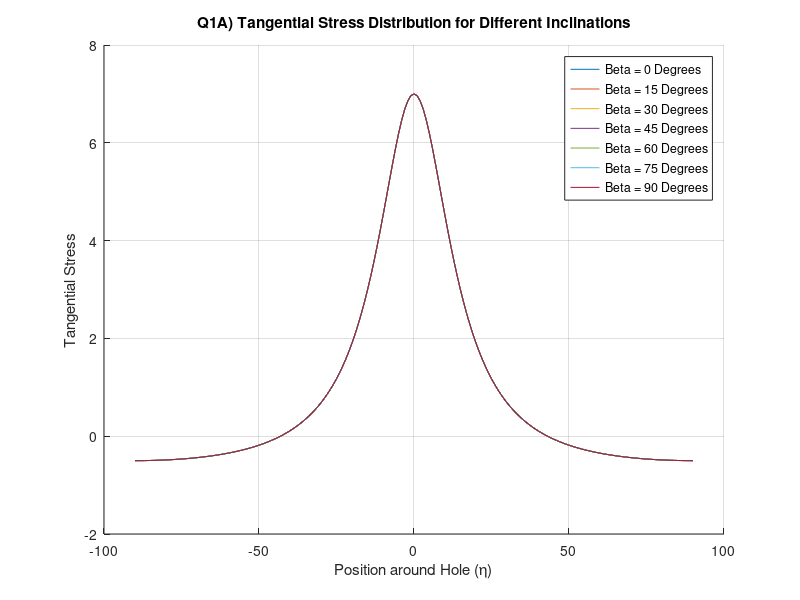
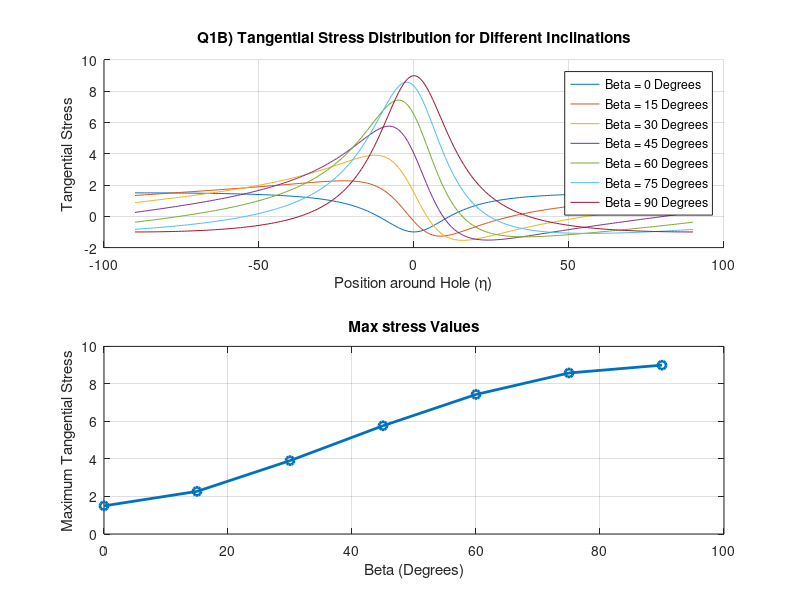
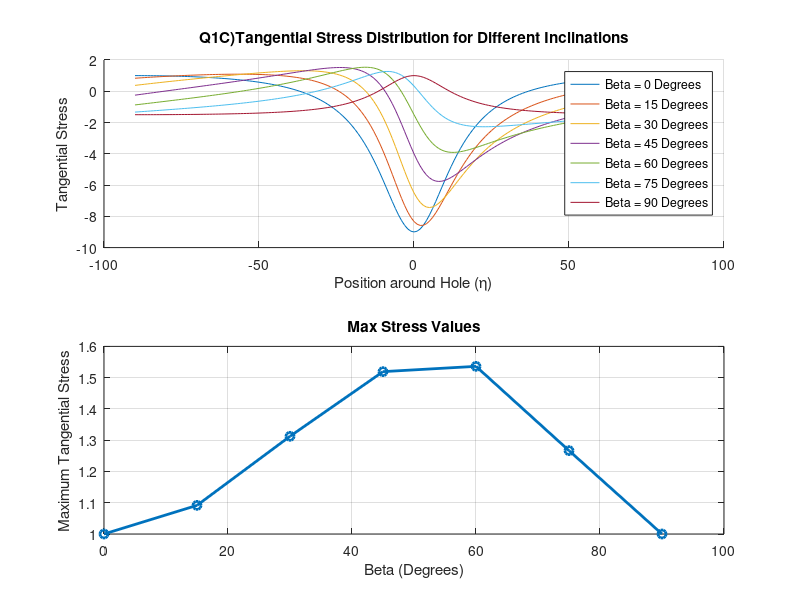
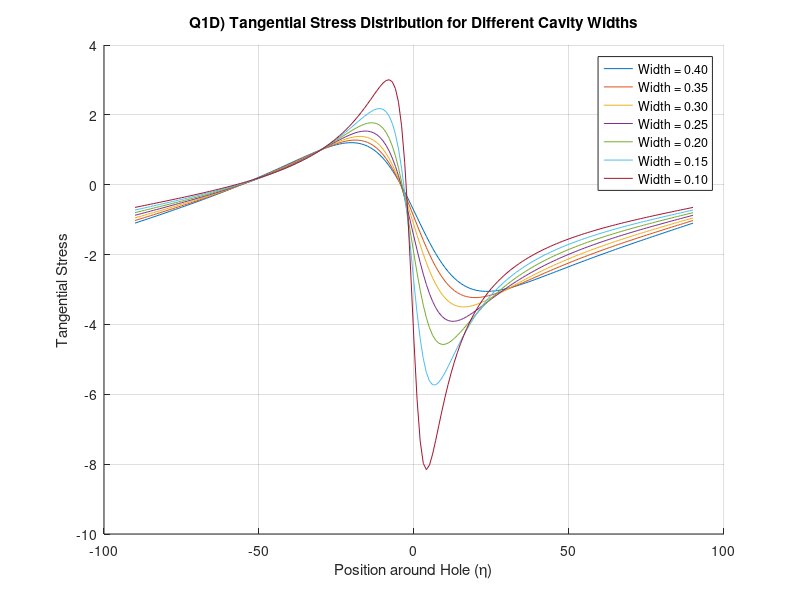

Source code (MATLAB) for these figures, in order:
% Question 1 A


% Parameters
sigma1 = 0;
sigma3 = 0;
P = 1; % Internal pressure
a = 1; % Half-length
b = 0.25; % Half-width
beta_range = 0:15:90; % Inclination angle range
eta_range = -90:1:90; % Position around the hole range

% Initialize the figure
figure;

% Plot the stress distributions for different inclinations
hold on;

for beta = beta_range
    % Calculate tangential stress
    tangential_stress = -P + ((sigma1 + sigma3 + 2*P) * 2*a*b ./ ((a^2 + b^2) - (a^2 - b^2) * cosd(2*eta_range))) - ...
        (((sigma1 - sigma3) * ((a + b)^2 * cosd(2*(beta - eta_range)) - (a^2 - b^2) * cosd(2*beta))) ./ ...
        ((a^2 + b^2) - (a^2 - b^2) * cosd(2*eta_range)));
    
    % Plot the tangential stress distribution
    plot(eta_range, tangential_stress, 'DisplayName', sprintf('Beta = %d Degrees', beta));
end

hold off;

% Label the axes and provide a legend
xlabel('Position around Hole (\eta)');
ylabel('Tangential Stress');
legend('show');

% Title and grid (optional)
title('Q1A) Tangential Stress Distribution for Different Inclinations');
grid on;

% Within the first set of parameters, there no remote stresses and an
% internal pressure of unit magnitude 1. This simplifies the tangential
% stress equation, because both numerators are a product of both remote
% stresses, so as they are set to zero, both numerators are zero. Since
% Beta, the inclination angle, is in the numerator, tangential stress does
% not vary with the inclination angle. 

%%
% Question 1 B

% Parameters
sigma1 = 1;
sigma3 = 0;
P = 0; % Internal pressure
a = 1; % Half-length
b = 0.25; % Half-width
beta_range = 0:15:90; % Inclination angle range
eta_range = -90:1:90; % Position around the hole range

% Initialize the figure
figure;

% First subplot: Tangential stress distribution for different inclinations
subplot(2,1,1); % 2 rows, 1 column, first subplot
hold on;

for beta = beta_range
    tangential_stress = -P + ((sigma1 + sigma3 + 2*P) * 2*a*b ./ ((a^2 + b^2) - (a^2 - b^2) * cosd(2*eta_range))) - ...
        (((sigma1 - sigma3) * ((a + b)^2 * cosd(2*(beta - eta_range)) - (a^2 - b^2) * cosd(2*beta))) ./ ...
        ((a^2 + b^2) - (a^2 - b^2) * cosd(2*eta_range)));
    
    plot(eta_range, tangential_stress, 'DisplayName', sprintf('Beta = %d Degrees', beta));
end

hold off;

xlabel('Position around Hole (\eta)');
ylabel('Tangential Stress');
legend('show');
title('Q1B) Tangential Stress Distribution for Different Inclinations');
grid on;

% Second subplot: Maximum tangential stress trend
subplot(2,1,2); % 2 rows, 1 column, second subplot

max_stresses = zeros(size(beta_range));
max_beta_values = zeros(size(beta_range));

for i = 1:length(beta_range)
    beta = beta_range(i);
    
    tangential_stress = -P + ((sigma1 + sigma3 + 2*P) * 2*a*b ./ ((a^2 + b^2) - (a^2 - b^2) * cosd(2*eta_range))) - ...
        (((sigma1 - sigma3) * ((a + b)^2 * cosd(2*(beta - eta_range)) - (a^2 - b^2) * cosd(2*beta))) ./ ...
        ((a^2 + b^2) - (a^2 - b^2) * cosd(2*eta_range)));
    
    [max_stress, max_index] = max(tangential_stress);
    max_eta_value = eta_range(max_index);
    
    max_stresses(i) = max_stress;
    max_beta_values(i) = beta;
end

plot(max_beta_values, max_stresses, 'o-', 'LineWidth', 2);
xlabel('Beta (Degrees)');
ylabel('Maximum Tangential Stress');
title('Max stress Values');
grid on;


%%

% Question 1 C

% Parameters
sigma1_c = 0;
sigma3_c = -1;
P_c = 0; % Internal pressure
a_c = 1; % Half-length
b_c = 0.25; % Half-width
beta_range_c = 0:15:90; % Inclination angle range
eta_range_c = -90:1:90; % Position around the hole range

% Initialize the figure
figure;

% First subplot: Tangential stress distribution for different inclinations (Question 1 C)
subplot(2,1,1); % 2 rows, 1 column, first subplot
hold on;

for beta = beta_range_c
    tangential_stress_c = -P_c + ((sigma1_c + sigma3_c + 2*P_c) * 2*a_c*b_c ./ ((a_c^2 + b_c^2) - (a_c^2 - b_c^2) * cosd(2*eta_range_c))) - ...
        (((sigma1_c - sigma3_c) * ((a_c + b_c)^2 * cosd(2*(beta - eta_range_c)) - (a_c^2 - b_c^2) * cosd(2*beta))) ./ ...
        ((a_c^2 + b_c^2) - (a_c^2 - b_c^2) * cosd(2*eta_range_c)));
    
    plot(eta_range_c, tangential_stress_c, 'DisplayName', sprintf('Beta = %d Degrees', beta));
end

hold off;

xlabel('Position around Hole (\eta)');
ylabel('Tangential Stress');
legend('show');
title('Q1C)Tangential Stress Distribution for Different Inclinations');
grid on;

% Second subplot: Maximum tangential stress trend (Question 1 C)
subplot(2,1,2); % 2 rows, 1 column, second subplot

max_stresses_c = zeros(size(beta_range_c));
max_beta_values_c = zeros(size(beta_range_c));

for i = 1:length(beta_range_c)
    beta = beta_range_c(i);
    
    tangential_stress_c = -P_c + ((sigma1_c + sigma3_c + 2*P_c) * 2*a_c*b_c ./ ((a_c^2 + b_c^2) - (a_c^2 - b_c^2) * cosd(2*eta_range_c))) - ...
        (((sigma1_c - sigma3_c) * ((a_c + b_c)^2 * cosd(2*(beta - eta_range_c)) - (a_c^2 - b_c^2) * cosd(2*beta))) ./ ...
        ((a_c^2 + b_c^2) - (a_c^2 - b_c^2) * cosd(2*eta_range_c)));
    
    [max_stress_c, max_index_c] = max(tangential_stress_c);
    max_eta_value_c = eta_range_c(max_index_c);
    
    max_stresses_c(i) = max_stress_c;
    max_beta_values_c(i) = beta;
end

plot(max_beta_values_c, max_stresses_c, 'o-', 'LineWidth', 2);
xlabel('Beta (Degrees)');
ylabel('Maximum Tangential Stress');
title('Max Stress Values');
grid on;



%%

% Question 1 D


% Parameters
sigma1 = 0;
sigma3 = -1;
P = 0; % Internal pressure
a = 1; % Half-length
b_range = [0.40, 0.35, 0.30, 0.25, 0.20, 0.15, 0.10]; % Half-width
beta = 60; % Inclination angle range
eta_range = -90:1:90; % Position around the hole range

% Initialize the figure
figure;

% Plot the stress distributions for different inclinations
hold on;

for b = b_range
    % Calculate tangential stress
    tangential_stress = -P + ((sigma1 + sigma3 + 2*P) * 2*a*b ./ ((a^2 + b^2) - (a^2 - b^2) * cosd(2*eta_range))) - ...
        (((sigma1 - sigma3) * ((a + b)^2 * cosd(2*(beta - eta_range)) - (a^2 - b^2) * cosd(2*beta))) ./ ...
        ((a^2 + b^2) - (a^2 - b^2) * cosd(2*eta_range)));
    
    % Plot the tangential stress distribution
    plot(eta_range, tangential_stress, 'DisplayName', sprintf('Width = %0.2f', b));
end

hold off;

% Label the axes and provide a legend
xlabel('Position around Hole (\eta)');
ylabel('Tangential Stress');
legend('show');

% Title and grid (optional)
title('Q1D) Tangential Stress Distribution for Different Cavity Widths');
grid on;

%%

% Question 2 A

% Define the polar angle range
theta = linspace(-pi, pi, 1000);

% Define the stress intensity factor (replace with your specific value)
K_I = 1;

% Calculate the stress components
sigma_rr = (K_I/(sqrt(2*pi))).*cos(theta/2).*(1+sin(theta/2).^2);
sigma_thetatheta = (K_I/(sqrt(2*pi))).*cos(theta/2).^3;
sigma_rtheta = (K_I/(sqrt(2*pi))).*sin(theta/2).*cos(theta/2).^2;

% Normalize by the stress at the crack tip
sigma_0 = sigma_rr(1); % Stress at the crack tip
sigma_rr_normalized = sigma_rr/sigma_0;
sigma_thetatheta_normalized = sigma_thetatheta/sigma_0;
sigma_rtheta_normalized = sigma_rtheta/sigma_0;

% Plot the normalized stress components
figure;
plot(theta, sigma_rr_normalized, 'r', 'LineWidth', 2, 'DisplayName', '\sigma_{rr}');
hold on;
plot(theta, sigma_thetatheta_normalized, 'g', 'LineWidth', 2, 'DisplayName', '\sigma_{\theta\theta}');
plot(theta, sigma_rtheta_normalized, 'b', 'LineWidth', 2, 'DisplayName', '\sigma_{r\theta}');
hold off;

% Label the axes and provide a legend
xlabel('\theta');
ylabel('Normalized Stress Components');
legend('Location', 'best');
title('Q2A) Mode I Stresses vs. \theta');
grid on;


%%

% Question 2 B

% Define the polar angle range
theta = linspace(-pi, pi, 1000);

% Define the stress intensity factor (replace with your specific value)
K_II = 1;

% Calculate the stress components and make Left lateral motion as
% positive values
sigma_rr = (-K_II/(sqrt(2*pi))).*sin(theta/2).*(1-3*sin(theta/2).^2);
sigma_thetatheta = (-K_II/(sqrt(2*pi))).*(-3*sin(theta/2)).*cos(theta/2).^2;
sigma_rtheta = (-K_II/(sqrt(2*pi))).*(1-3*sin(theta/2).^2).*cos(theta/2);

% Normalize by the stress at the crack tip
sigma_0 = sigma_rr(1); % Stress at the crack tip
sigma_rr_normalized = sigma_rr/sigma_0;
sigma_thetatheta_normalized = sigma_thetatheta/sigma_0;
sigma_rtheta_normalized = sigma_rtheta/sigma_0;

% Plot the normalized stress components
figure;
plot(theta, sigma_rr_normalized, 'r', 'LineWidth', 2, 'DisplayName', '\sigma_{rr}');
hold on;
plot(theta, sigma_thetatheta_normalized, 'g', 'LineWidth', 2, 'DisplayName', '\sigma_{\theta\theta}');
plot(theta, sigma_rtheta_normalized, 'b', 'LineWidth', 2, 'DisplayName', '\sigma_{r\theta}');
hold off;

% Label the axes and provide a legend
xlabel('\theta');
ylabel('Normalized Stress Components');
legend('Location', 'best');
title('Q2B) Mode II Stresses (Left Lateral) vs. \theta');
grid on;
